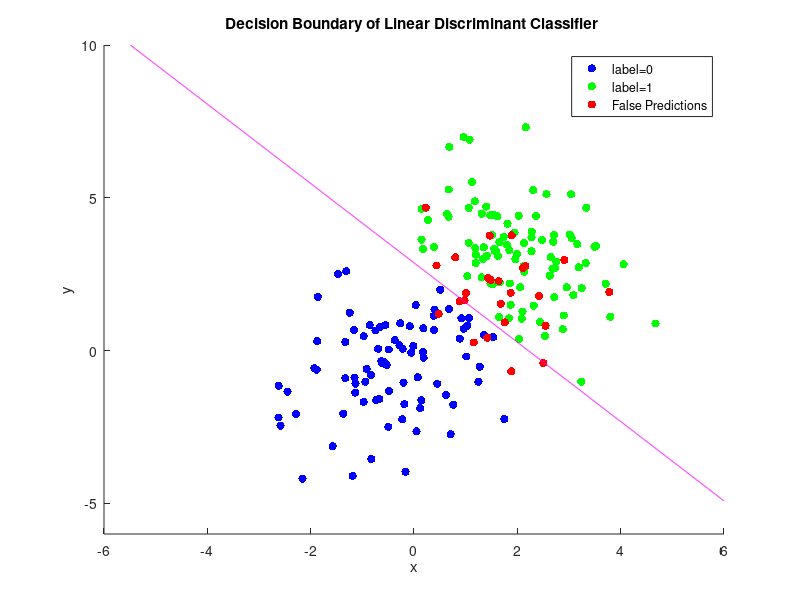
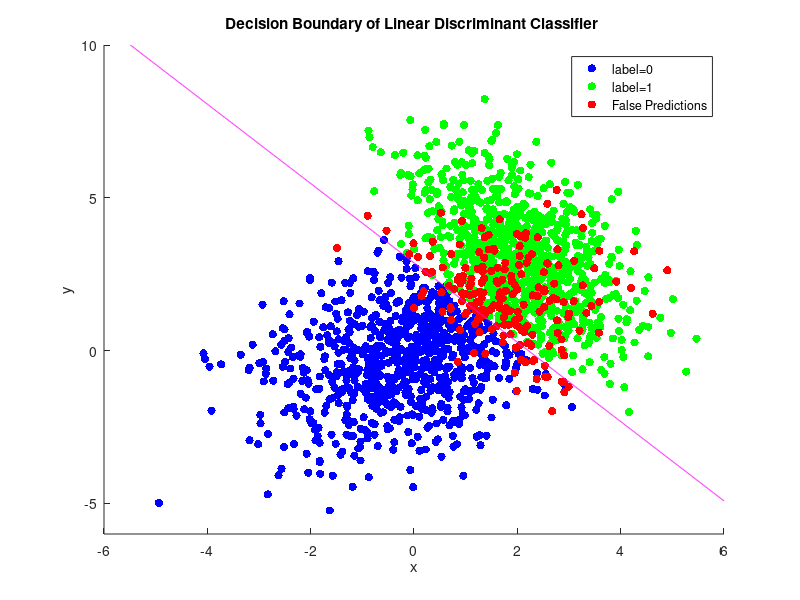

These figures' MATLAB source, in order:
% BLG527E, Linear Discriminant Analysis
% Akif Aydogmus, ID: 702121013
% run on Ubuntu 14.04.5 LTS, GNU Octave, version 3.8.1


function ret = LDA()

display('')
display('#####  Linear Discriminant Analysis  #####')

data = importdata("hw2.mat"); % read input data
rowCount=size(data,1);
clmnCount=size(data,2);
falsePrediction_Sum = 0 ; 
falsePrediction_Sum2 = 0 ; 

% >> Extracting feature datas and labels
X_data = data(:,1:clmnCount-1);
Y_data = data(:,clmnCount);

% >> Dividing data according to the their labels
% Label=0 variables : X_L0(feature values), mu_L0(mean), sigma_L0(covariance matrix)
% Label=1 variables : X_L1(feature values), mu_L1(mean), sigma_L1(covariance matrix)
X_L0_data= X_data(find(Y_data==0),:);
X_L1_data= X_data(find(Y_data==1),:);
%size(X_L0)
%size(X_L1)

% --------------------------------
for  i = 1:10
% >> Seperating to folds
  Xv_L0 = X_L0_data( (i-1)*100+1:i*100, :);
  Xt_L0 = X_L0_data;
  Xt_L0( (i-1)*100+1:i*100, :) = [];

  Xv_L1 = X_L1_data( (i-1)*100+1:i*100, :);
  Xt_L1 = X_L1_data;
  Xt_L1( (i-1)*100+1:i*100, :) = [];

  %display( ' ========= ') 
  %display( ' round ') 
  %i

% >> Training data is used for training and validation
  % display( ' -- Training data results: ') ;
  false_prediction = lda_main(Xt_L0, Xt_L1, Xt_L0, Xt_L1, 0 );
  falsePrediction_Sum = falsePrediction_Sum + false_prediction ; 


% >> Training data is used for training and validation data is used for validation
  %display( ' -- Validation data results: ');
  false_prediction2 = lda_main(Xt_L0, Xt_L1, Xv_L0, Xv_L1, 0 );
  falsePrediction_Sum2 = falsePrediction_Sum2 + false_prediction2 ; 


end % end of for
% --------------------------------


display('===================== RESULTS =========================');
% Sum of the false predictions and calcuate all error rate for Traning Data
disp(['>> TRANING Data Classification Results:  ' ]);
disp(['False Predictions : ' num2str(falsePrediction_Sum)]);
Error_rate = (falsePrediction_Sum)*100 / ( 20*size(Xt_L0, 1) ) ; 
disp(['Classification Error : %' num2str(Error_rate)]);

display('------------------------------------------------');

% Sum of the false predictions and calcuate all error rate for Validation Data
disp(['>> VALIDATION Data Classification Results:  ' ]);
disp(['Total False Predictions: ' num2str(falsePrediction_Sum2)]);
Error_rate = (falsePrediction_Sum2)*100 / ( 20*size(Xv_L0, 1) ) ; 
disp(['Classification Error : %' num2str(Error_rate)]);

display('=======================================================');

% -----------------------------------------
% Sample Plotting of Decision Boundary
i = 1; 
 Xv_L0 = X_L0_data( (i-1)*100+1:i*100, :);
 Xt_L0 = X_L0_data;
 Xt_L0( (i-1)*100+1:i*100, :) = [];

 Xv_L1 = X_L1_data( (i-1)*100+1:i*100, :);
 Xt_L1 = X_L1_data;
 Xt_L1( (i-1)*100+1:i*100, :) = [];

%display('=== Results for plotting of Validation data decision boundary:');
 lda_main(Xt_L0, Xt_L1, Xv_L0, Xv_L1, 1 );  % plot with validation data 
%display('=== Results for plotting of Training data decision boundary:');
 lda_main(Xt_L0, Xt_L1, Xt_L0, Xt_L1, 1 ); % plot with training data 

% -----------------------------------------


end % end of LDA

%#######################################################################################
% Definitions: Xt_L0: Train data of Label 0,  Xt_L1: Train data of Label 1
%              Xv_L0: Validation data of Label 0,  Xv_L1: Validation data of Label 1
% If plotting of decision boundary is desired, last argument of lda_main function should be 1

function false_pred = lda_main(Xt_L0, Xt_L1, Xv_L0, Xv_L1, plotSelection )

  falsePrediction_L1_Sum = 0;
  falsePrediction_L0_Sum = 0;
  Xv_data = [ Xv_L0 , Xv_L1 ];

  mu_L0=mean(Xt_L0);
  mu_L1=mean(Xt_L1);
  p_Y = 0.5 ; % label counts are equal

% >> Computing Covariance Matrices 
  sigma_L0=(Xt_L0-ones(size(Xt_L0,1),1)*mu_L0)'*(Xt_L0-ones(size(Xt_L0,1),1)*mu_L0)/size(Xt_L0,1);
  sigma_L1=(Xt_L1-ones(size(Xt_L1,1),1)*mu_L1)'*(Xt_L1-ones(size(Xt_L1,1),1)*mu_L1)/size(Xt_L1,1);

% summation of covariances to attain the shared covariance matrix
sigma_shared = sigma_L0 + sigma_L1 ;

% >> Finding of the  b, w parameters 

  b = (mu_L0*inv(sigma_shared)*mu_L0' - mu_L1*inv(sigma_shared)*mu_L1')/2 + ... 
log(p_Y/(1-p_Y));

  w = inv(sigma_shared) * (mu_L1 - mu_L0)';

% >> Classification Errors
  prediction_label = 1./(1+exp(-w(1)*Xv_data(:,1)-w(2)*Xv_data(:,2)-b));

  prediction_L0 = 1./(1+exp(-w(1)*Xv_L0(:,1)-w(2)*Xv_L0(:,2)-b));

  prediction_L1 = 1./(1+exp(-w(1)*Xv_L1(:,1) - w(2)*Xv_L1(:,2)-b));

  falsePrediction_L1 =  sum(prediction_L1 <  p_Y );
  falsePrediction_L0 =  sum(prediction_L0 >= p_Y );
  false_pred = falsePrediction_L0 + falsePrediction_L1 ; 


%disp(['False Prediction of Label-1 : ' num2str(falsePrediction_L1) ' (over ' num2str(size(Xv_L1,1)) ' Label-1 data)' ]);
%disp(['False Prediction of Label-0 : ' num2str(falsePrediction_L0) ' (over ' num2str(size(Xv_L0,1)) ' Label-0 data)'  ]);

  % --- Plotting datas and decision boundary, plotting depends on selection ---
  if(plotSelection == 1)
	% Firstly creating data for contour, then calculate linear discriminant values 
	x_sample = [-6:.01:6];
	y_sample= [-6:.01:10];
	[x_mg ,y_mg] = meshgrid(x_sample, y_sample);

        linear_disc_vals = 1./(1+exp(-w(1)*x_mg-w(2)*y_mg-b));

	figure;
	%plot(Xv_L0(:,1), Xv_L0(:,2), 'b.', Xv_L1(:,1), Xv_L1(:,2), 'g.'); hold on,
	scatter(Xv_L0(:,1), Xv_L0(:,2), 'b','filled'); hold on,
	scatter(Xv_L1(:,1), Xv_L1(:,2), 'g','filled'); hold on,

	scatter(Xv_L1(prediction_L1 < p_Y,1),Xv_L1(prediction_L1 < p_Y, 2),'r','filled'); hold on,
	scatter(Xv_L0(prediction_L0 >= p_Y,1),Xv_L0(prediction_L0 >= p_Y, 2),'r','filled'); hold on,
	title( 'Decision Boundary of Linear Discriminant Classifier ' );
        legend('label=0', 'label=1','False Predictions');
	xlabel('x');
	ylabel('y');
	[Cntr,con_h] = contour(x_mg, y_mg, linear_disc_vals, [p_Y ,p_Y], 'm');
	
   end % End of Plot Selection

end % End of lda_main


%#######################################################################################





